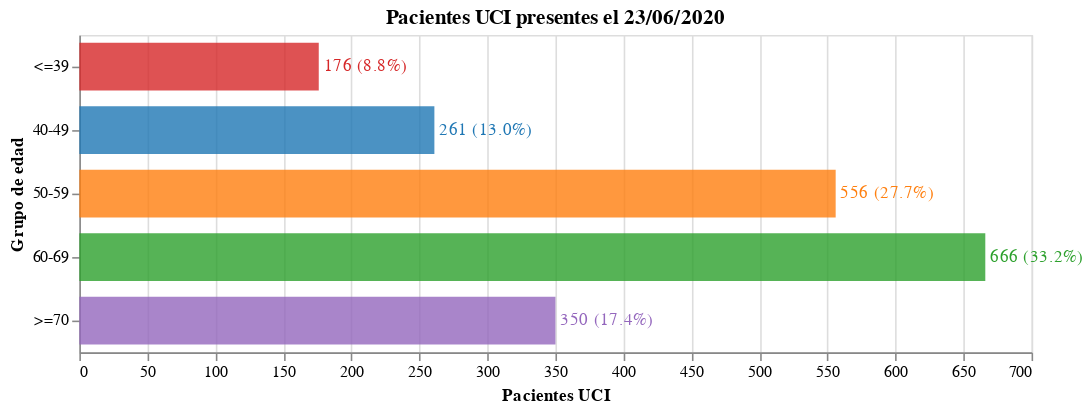

Notebook source saved alongside this figure:
### Code cell
#hide_input
bars = alt.Chart(pacientes.reset_index()).mark_bar(opacity=0.8, size=30).encode(
    x = alt.X('Pacientes UCI'),
    y = alt.Y('Grupo de edad', sort=grupo_de_edad),
    order = alt.Order('index:O'),
    tooltip = ['Grupo de edad', 'Pacientes UCI', 'Porcentaje'],
    color = alt.Color('Grupo de edad', scale=alt.Scale(scheme='category10'), legend=None)
)

text = bars.mark_text(
    align='left',
    baseline='middle',
    dx=3  # Nudges text to right so it doesn't appear on top of the bar
).encode(
    text=alt.Text('Texto')
)

bars.properties(
    title = f"Pacientes UCI presentes el {pd.to_datetime(today).strftime('%d/%m/%Y')}",
    width = 600,
    height = alt.Step(40)
) + text

### Figure 1 — Vega-Lite specification as saved in the notebook (floating-point values rounded to 4 significant figures)
{"config": {"view": {"continuousWidth": 400, "continuousHeight": 300}}, "layer": [{"mark": {"type": "bar", "opacity": 0.8, "size": 30}, "encoding": {"color": {"type": "nominal", "field": "Grupo de edad", "legend": null, "scale": {"scheme": "category10"}}, "order": {"type": "ordinal", "field": "index"}, "tooltip": [{"type": "nominal", "field": "Grupo de edad"}, {"type": "quantitative", "field": "Pacientes UCI"}, {"type": "quantitative", "field": "Porcentaje"}], "x": {"type": "quantitative", "field": "Pacientes UCI"}, "y": {"type": "nominal", "field": "Grupo de edad", "sort": ["<=39", "40-49", "50-59", "60-69", "70-79", "80-89", ">=90"]}}, "height": {"step": 40}, "title": "Pacientes UCI presentes el 23/06/2020", "width": 600}, {"mark": {"type": "text", "align": "left", "baseline": "middle", "dx": 3}, "encoding": {"color": {"type": "nominal", "field": "Grupo de edad", "legend": null, "scale": {"scheme": "category10"}}, "order": {"type": "ordinal", "field": "index"}, "text": {"type": "nominal", "field": "Texto"}, "tooltip": [{"type": "nominal", "field": "Grupo de edad"}, {"type": "quantitative", "field": "Pacientes UCI"}, {"type": "quantitative", "field": "Porcentaje"}], "x": {"type": "quantitative", "field": "Pacientes UCI"}, "y": {"type": "nominal", "field": "Grupo de edad", "sort": ["<=39", "40-49", "50-59", "60-69", "70-79", "80-89", ">=90"]}}}], "data": {"name": "data-03d475dd6be04e600cb84ebba3e4805d"}, "$schema": "https://vega.github.io/schema/vega-lite/v4.8.1.json", "datasets": {"data-03d475dd6be04e600cb84ebba3e4805d": [{"index": 0, "Grupo de edad": "<=39", "Pacientes UCI": 176, "Porcentaje": 8.8, "Texto": "176 (8.8%)"}, {"index": 1, "Grupo de edad": "40-49", "Pacientes UCI": 261, "Porcentaje": 13.0, "Texto": "261 (13.0%)"}, {"index": 2, "Grupo de edad": "50-59", "Pacientes UCI": 556, "Porcentaje": 27.7, "Texto": "556 (27.7%)"}, {"index": 3, "Grupo de edad": "60-69", "Pacientes UCI": 666, "Porcentaje": 33.2, "Texto": "666 (33.2%)"}, {"index": 4, "Grupo de edad": ">=70", "Pacientes UCI": 350, "Porcentaje": 17.4, "Texto": "350 (17.4%)"}]}}
